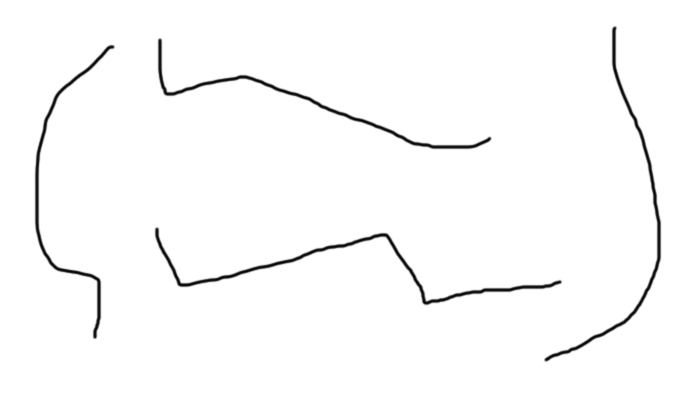
#> input picture detecttest_1.png, 700 x 400 px
$ python imageHierarchy.py   (older library calls are emulated)
#> lines starting #> are read from the running program, lines starting #| are printed output that depends on the picture; after the words box and inside, x2 and y2 are one past the last pixel; in counts of white or black regions, pixels touching at a corner belong together
#-*- coding:utf-8 -*-
import cv2
import numpy as np
from matplotlib import pyplot as plt
import math

img = cv2.imread('detecttest_1.png')
#> img is the input picture: shape (400, 700, 3); min 0, max 255, mean 250.3

imgray = cv2.cvtColor(img,cv2.COLOR_BGR2GRAY)
ret, thresh = cv2.threshold(imgray,127,255,0)
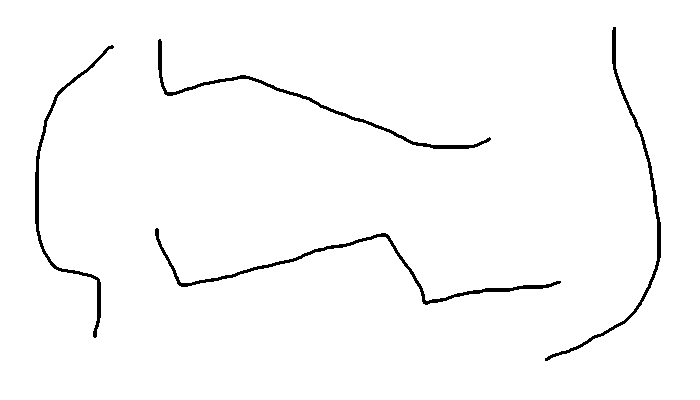
#> thresh: shape (400, 700); 98% white; 4 black regions

image, contours, hierachy = cv2.findContours(thresh, cv2.RETR_TREE,cv2.CHAIN_APPROX_SIMPLE)
#> contours = 5 contours; box (x1, y1, x2, y2) and area: (0, 0, 700, 400) 278901, (154, 227, 562, 306) 2094, (157, 38, 492, 150) 1703, (544, 26, 662, 362) 1694, (34, 44, 115, 339) 1541

#%%Rotated Rectangle
cnt=contours[1]
#> cnt = contour of 460 points, box (x1, y1, x2, y2) (154, 227, 562, 306), area 2094

rect = cv2.minAreaRect(cnt)
#> rect = ((356.8, 264.9), (69.86, 409.8), -85.78)
box = cv2.boxPoints(rect)
#> box = [[558.6, 314.9], [149.9, 284.7], [155, 215], [563.7, 245.2]]
box = np.int0(box)
#> box = [[558, 314], [149, 284], [155, 215], [563, 245]]
cv2.drawContours(img, [box], -1, (0,0,255), 2) # blue

cnt=contours[2]
#> cnt = contour of 235 points, box (x1, y1, x2, y2) (34, 44, 115, 339), area 1541

rect = cv2.minAreaRect(cnt)
#> rect = ((70.15, 189.4), (294.5, 73.9), -87.24)
box = cv2.boxPoints(rect)
#> box = [[99.98, 338.3], [26.16, 334.7], [40.33, 40.55], [114.1, 44.1]]
box = np.int0(box)
#> box = [[99, 338], [26, 334], [40, 40], [114, 44]]
cv2.drawContours(img, [box], -1, (0,0,255), 2) # blue


cnt=contours[3]
#> cnt = contour of 390 points, box (x1, y1, x2, y2) (157, 38, 492, 150), area 1703

rect = cv2.minAreaRect(cnt)
#> rect = ((317.1, 112.7), (53.59, 348.4), -73.41)
box = cv2.boxPoints(rect)
#> box = [[476.4, 188.1], [142.5, 88.7], [157.8, 37.34], [491.7, 136.8]]
box = np.int0(box)
#> box = [[476, 188], [142, 88], [157, 37], [491, 136]]
cv2.drawContours(img, [box], -1, (0,0,255), 2) # blue

cnt=contours[4]
#> cnt = contour of 374 points, box (x1, y1, x2, y2) (544, 26, 662, 362), area 1694

rect = cv2.minAreaRect(cnt)
#> rect = ((624, 202.5), (342.2, 94.42), -78.46)
box = cv2.boxPoints(rect)
#> box = [[636, 379.6], [543.5, 360.7], [611.9, 25.38], [704.5, 44.27]]
box = np.int0(box)
#> box = [[635, 379], [543, 360], [611, 25], [704, 44]]
cv2.drawContours(img, [box], -1, (0,0,255), 2) # blue
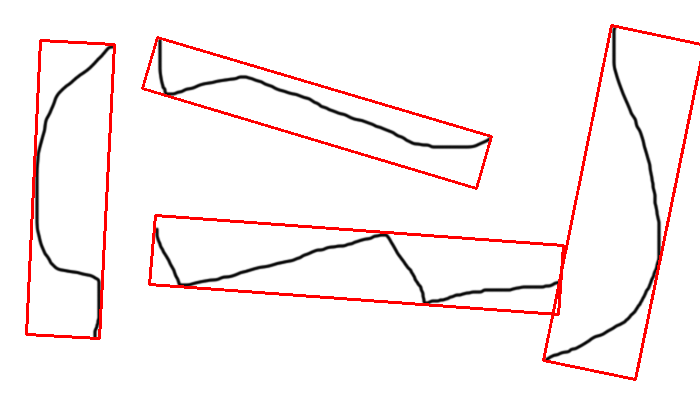
#> img: shape (400, 700, 3); mean B, G, R 241.6, 241.6, 250.5


plt.imshow(img)

$ run again, with detecttest.png copied over detecttest_1.png
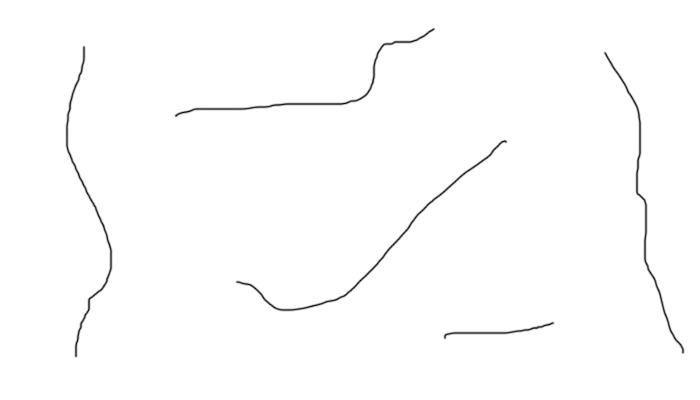
#> input picture detecttest.png, 700 x 400 px
#> img is the input picture: shape (400, 700, 3); min 5, max 255, mean 253
#> `ret, thresh = cv2.threshold(imgray,127,255,0)`:
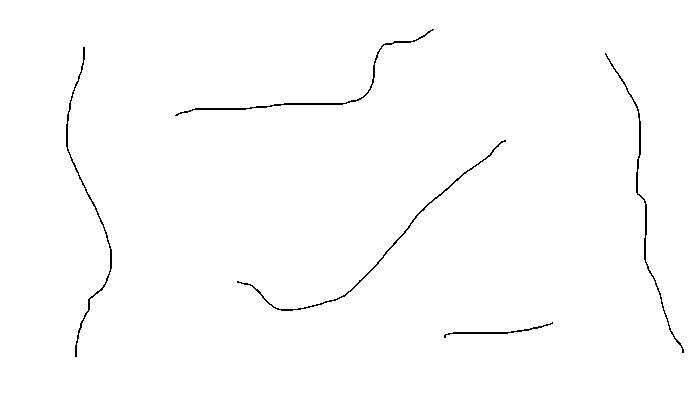
#> thresh: shape (400, 700); 99.2% white; black in thin lines or dots, all inside (x1, y1, x2, y2) = (66, 29, 684, 357)
#> contours = 6 contours; box (x1, y1, x2, y2) and area: (0, 0, 700, 400) 278901, (65, 46, 113, 358) 862, (604, 52, 685, 354) 836, (174, 28, 435, 117) 823, (236, 139, 507, 312) 810, (443, 321, 554, 339) 312
#> `cnt=contours[1]`: cnt = contour of 56 points, box (x1, y1, x2, y2) (443, 321, 554, 339), area 312
#> `rect = cv2.minAreaRect(cnt)`: rect = ((498.1, 330.7), (111, 8.41), -5.77)
#> `box = cv2.boxPoints(rect)`: box = [[443.3, 340.4], [442.5, 332.1], [552.9, 320.9], [553.7, 329.3]]
#> `box = np.int0(box)`: box = [[443, 340], [442, 332], [552, 320], [553, 329]]
#> `cnt=contours[2]`: cnt = contour of 223 points, box (x1, y1, x2, y2) (236, 139, 507, 312), area 810
#> `rect = cv2.minAreaRect(cnt)`: rect = ((385.4, 238.2), (305.1, 65.15), -27.94)
#> `box = cv2.boxPoints(rect)`: box = [[265.9, 338.4], [235.4, 280.9], [504.9, 137.9], [535.4, 195.5]]
#> `box = np.int0(box)`: box = [[265, 338], [235, 280], [504, 137], [535, 195]]
#> `cnt=contours[3]`: cnt = contour of 252 points, box (x1, y1, x2, y2) (604, 52, 685, 354), area 836
#> `rect = cv2.minAreaRect(cnt)`: rect = ((644.6, 202.4), (24.34, 310.3), -10.77)
#> `box = cv2.boxPoints(rect)`: box = [[661.7, 357.1], [603.7, 52.25], [627.6, 47.7], [685.6, 352.5]]
#> `box = np.int0(box)`: box = [[661, 357], [603, 52], [627, 47], [685, 352]]
#> `cnt=contours[4]`: cnt = contour of 318 points, box (x1, y1, x2, y2) (65, 46, 113, 358), area 862
#> `rect = cv2.minAreaRect(cnt)`: rect = ((88.65, 201.1), (42.55, 310.4), -2.45)
#> `box = cv2.boxPoints(rect)`: box = [[74.05, 357.1], [60.76, 46.95], [103.3, 45.13], [116.6, 355.3]]
#> `box = np.int0(box)`: box = [[74, 357], [60, 46], [103, 45], [116, 355]]
#> `cv2.drawContours(img, [box], -1, (0,0,255), 2)`:
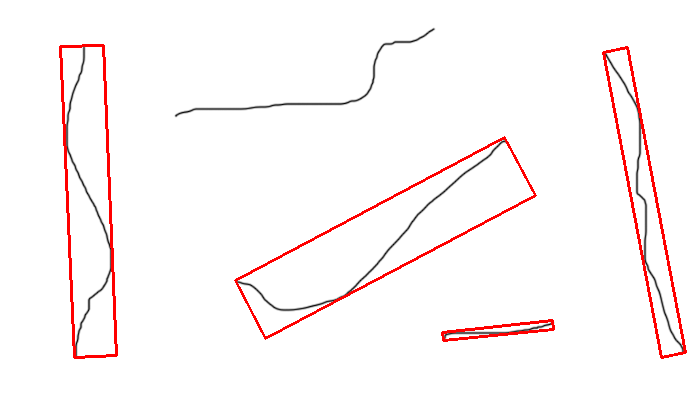
#> img: shape (400, 700, 3); mean B, G, R 247, 247, 253.1
